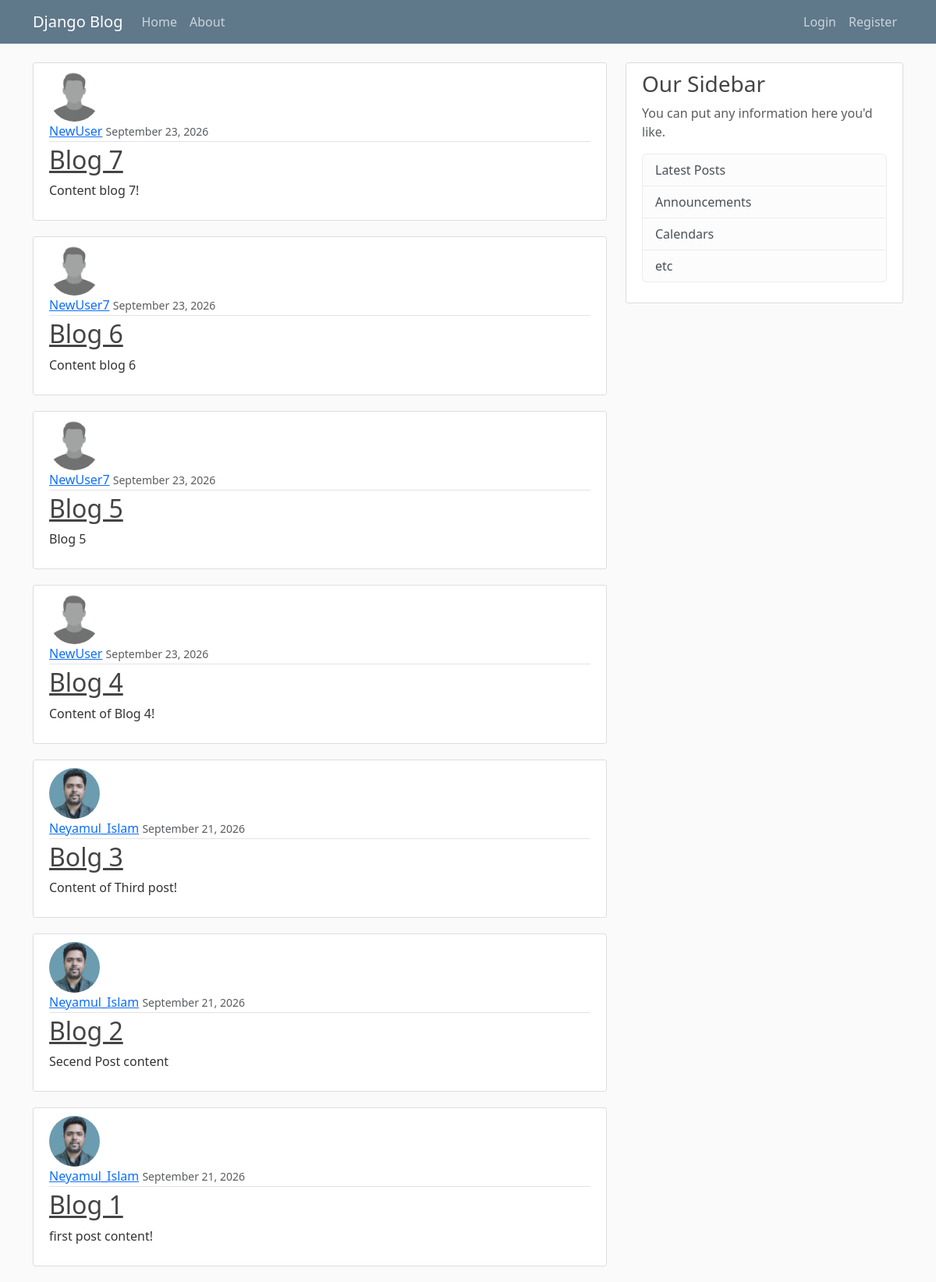
The app's page /, older data.
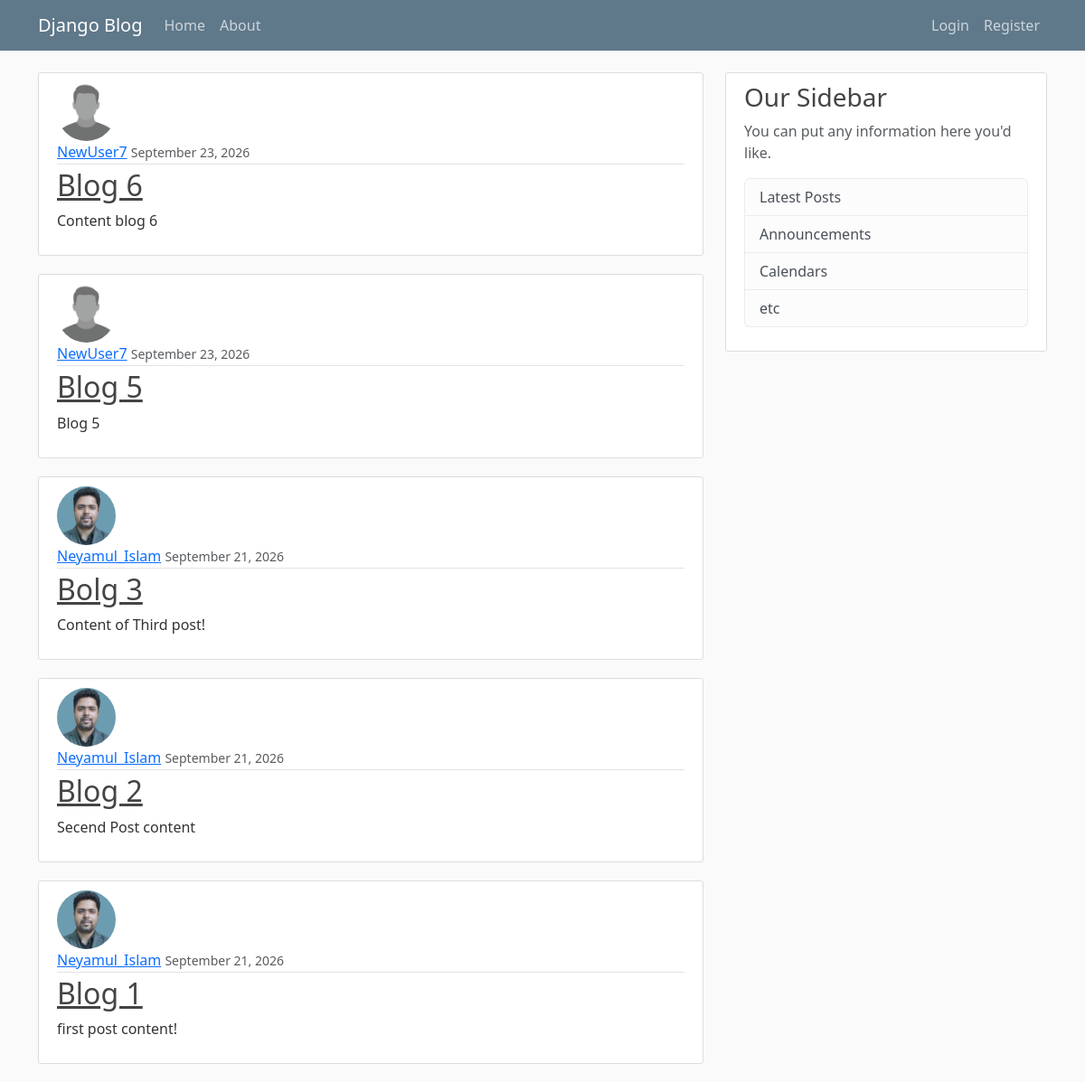
The same page, newer data.
### blog/models.py (models this page shows, shortened)
class Post(models.Model):
    title = models.CharField(max_length=200)
    content = models.TextField()
    date_posted = models.DateTimeField(default=timezone.now)
    author = models.ForeignKey(User,on_delete=models.CASCADE)

### users/models.py (models this page shows, shortened)
class Profile(models.Model):
    user = models.OneToOneField(User,on_delete=models.CASCADE)
    image = models.ImageField(default='default.jpg',upload_to='profile_pics')

### blog/views.py (the view)
# urls.py: path('', PostListView.as_view(), name='blog-home'),
class PostListView(ListView):
    model = Post
    template_name = 'blog/home.html' #<app>/<model>_<viewtype>.html
    context_object_name = 'posts'
    ordering = ['-date_posted']

### blog/templates/blog/home.html
{% extends "blog/base.html" %}
{% block content %}
    {% for post in posts %}
        <article class="media content-section">
        <img class="rounded-circle article-img" src="{{ post.author.profile.image.url }}">
            <div class="media-body">
                <div class="article-metadata">
                    <a class="mr-2" href="#">{{ post.author }}</a>
                    <small class="text-muted">{{ post.date_posted|date:"F d, Y" }}</small>
                </div>
                <h2><a class="article-title" href="{% url 'post-detail' post.id %}">{{ post.title }}</a></h2>
                <p class="article-content">{{ post.content }}</p>
            </div>
        </article>
    {% endfor %}
{% endblock content %}

Row changes from the older to the newer data that the page shows:
removed Post: author.profile.image (placeholder picture), author "NewUser", date_posted "September 23, 2026", title "Blog 7", content "Content blog 7!"
removed Post: author.profile.image (placeholder picture), author "NewUser", date_posted "September 23, 2026", title "Blog 4", content "Content of Blog 4!"
